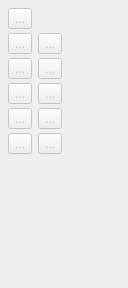
             <widget class="QWidget" name="points_Page">
              <property name="geometry">
               <rect>
                <x>0</x>
                <y>0</y>
                <width>128</width>
                <height>288</height>
               </rect>
              </property>
              <property name="sizePolicy">
               <sizepolicy hsizetype="Preferred" vsizetype="Preferred">
                <horstretch>0</horstretch>
                <verstretch>0</verstretch>
               </sizepolicy>
              </property>
              <property name="minimumSize">
               <size>
                <width>118</width>
                <height>0</height>
               </size>
              </property>
              <property name="maximumSize">
               <size>
                <width>16777215</width>
                <height>16777215</height>
               </size>
              </property>
              <property name="toolTip">
               <string>Tools for creating points.</string>
              </property>
              <attribute name="icon">
               <iconset resource="share/resources/toolicon.qrc">
                <normaloff>:/toolicon/32x32/points_toolbox.png</normaloff>:/toolicon/32x32/points_toolbox.png</iconset>
              </attribute>
              <attribute name="label">
               <string>Point</string>
              </attribute>
              <attribute name="toolTip">
               <string>Point</string>
              </attribute>
              <layout class="QFormLayout" name="formLayout_6">
               <property name="fieldGrowthPolicy">
                <enum>QFormLayout::AllNonFixedFieldsGrow</enum>
               </property>
               <property name="verticalSpacing">
                <number>4</number>
               </property>
               <property name="leftMargin">
                <number>8</number>
               </property>
               <property name="topMargin">
                <number>8</number>
               </property>
               <property name="rightMargin">
                <number>8</number>
               </property>
               <property name="bottomMargin">
                <number>8</number>
               </property>
               <item row="4" column="1">
                <widget class="QToolButton" name="bisector_ToolButton">
                 <property name="enabled">
                  <bool>false</bool>
                 </property>
                 <property name="toolTip">
                  <string>Point - On Bisector (O, B)</string>
                 </property>
                 <property name="text">
                  <string notr="true">...</string>
                 </property>
                 <property name="icon">
                  <iconset resource="share/resources/toolicon.qrc">
                   <normaloff>:/toolicon/32x32/bisector.png</normaloff>:/toolicon/32x32/bisector.png</iconset>
                 </property>
                 <property name="iconSize">
                  <size>
                   <width>32</width>
                   <height>32</height>
                  </size>
                 </property>
                 <property name="checkable">
                  <bool>true</bool>
                 </property>
                </widget>
               </item>
               <item row="7" column="0">
                <widget class="QToolButton" name="shoulderPoint_ToolButton">
                 <property name="enabled">
                  <bool>false</bool>
                 </property>
                 <property name="toolTip">
                  <string>Point - Length to Line (P, S)</string>
                 </property>
                 <property name="text">
                  <string notr="true">...</string>
                 </property>
                 <property name="icon">
                  <iconset resource="share/resources/toolicon.qrc">
                   <normaloff>:/toolicon/32x32/shoulder.png</normaloff>:/toolicon/32x32/shoulder.png</iconset>
                 </property>
                 <property name="iconSize">
                  <size>
                   <width>32</width>
                   <height>32</height>
                  </size>
                 </property>
                 <property name="checkable">
                  <bool>true</bool>
                 </property>
                </widget>
               </item>
               <item row="7" column="1">
                <widget class="QToolButton" name="intersect_arc_line_toolbutton">
                 <property name="enabled">
                  <bool>false</bool>
                 </property>
                 <property name="toolTip">
                  <string>Point - Intersect Arc and Line (A, L)</string>
                 </property>
                 <property name="text">
                  <string notr="true">...</string>
                 </property>
                 <property name="icon">
                  <iconset resource="share/resources/toolicon.qrc">
                   <normaloff>:/toolicon/32x32/point_intersect_arc_line.png</normaloff>:/toolicon/32x32/point_intersect_arc_line.png</iconset>
                 </property>
                 <property name="iconSize">
                  <size>
                   <width>32</width>
                   <height>32</height>
                  </size>
                 </property>
                 <property name="checkable">
                  <bool>true</bool>
                 </property>
                </widget>
               </item>
               <item row="9" column="0">
                <widget class="QToolButton" name="triangle_ToolButton">
                 <property name="enabled">
                  <bool>false</bool>
                 </property>
                 <property name="toolTip">
                  <string>Point - Intersect Axis and Triangle (X, T)</string>
                 </property>
                 <property name="text">
                  <string notr="true">...</string>
                 </property>
                 <property name="icon">
                  <iconset resource="share/resources/toolicon.qrc">
                   <normaloff>:/toolicon/32x32/triangle.png</normaloff>:/toolicon/32x32/triangle.png</iconset>
                 </property>
                 <property name="iconSize">
                  <size>
                   <width>32</width>
                   <height>32</height>
                  </size>
                 </property>
                 <property name="checkable">
                  <bool>true</bool>
                 </property>
                </widget>
               </item>
               <item row="9" column="1">
                <widget class="QToolButton" name="pointIntersectXY_ToolButton">
                 <property name="enabled">
                  <bool>false</bool>
                 </property>
                 <property name="toolTip">
                  <string>Point - Intersect XY (X, Y)</string>
                 </property>
                 <property name="text">
                  <string notr="true">...</string>
                 </property>
                 <property name="icon">
                  <iconset resource="share/resources/toolicon.qrc">
                   <normaloff>:/toolicon/32x32/point_intersectxy_icon.png</normaloff>:/toolicon/32x32/point_intersectxy_icon.png</iconset>
                 </property>
                 <property name="iconSize">
                  <size>
                   <width>32</width>
                   <height>32</height>
                  </size>
                 </property>
                 <property name="checkable">
                  <bool>true</bool>
                 </property>
                </widget>
               </item>
               <item row="11" column="0">
                <widget class="QToolButton" name="height_ToolButton">
                 <property name="enabled">
                  <bool>false</bool>
                 </property>
                 <property name="toolTip">
                  <string>Point - Intersect Line and Perpendicular (L, P)</string>
                 </property>
                 <property name="text">
                  <string notr="true">...</string>
                 </property>
                 <property name="icon">
                  <iconset resource="share/resources/toolicon.qrc">
                   <normaloff>:/toolicon/32x32/height.png</normaloff>:/toolicon/32x32/height.png</iconset>
                 </property>
                 <property name="iconSize">
                  <size>
                   <width>32</width>
                   <height>32</height>
                  </size>
                 </property>
                 <property name="checkable">
                  <bool>true</bool>
                 </property>
                </widget>
               </item>
               <item row="11" column="1">
                <widget class="QToolButton" name="lineIntersectAxis_ToolButton">
                 <property name="enabled">
                  <bool>false</bool>
                 </property>
                 <property name="toolTip">
                  <string>Point - Intersect Line and Axis (L, X)</string>
                 </property>
                 <property name="text">
                  <string notr="true">...</string>
                 </property>
                 <property name="icon">
                  <iconset resource="share/resources/toolicon.qrc">
                   <normaloff>:/toolicon/32x32/line_intersect_axis.png</normaloff>:/toolicon/32x32/line_intersect_axis.png</iconset>
                 </property>
                 <property name="iconSize">
                  <size>
                   <width>32</width>
                   <height>32</height>
                  </size>
                 </property>
                 <property name="checkable">
                  <bool>true</bool>
                 </property>
                </widget>
               </item>
               <item row="4" column="0">
                <widget class="QToolButton" name="normal_ToolButton">
                 <property name="enabled">
                  <bool>false</bool>
                 </property>
                 <property name="toolTip">
                  <string>Point - On Perpendicular (O, P)</string>
                 </property>
                 <property name="text">
                  <string notr="true">...</string>
                 </property>
                 <property name="icon">
                  <iconset resource="share/resources/toolicon.qrc">
                   <normaloff>:/toolicon/32x32/normal.png</normaloff>:/toolicon/32x32/normal.png</iconset>
                 </property>
                 <property name="iconSize">
                  <size>
                   <width>32</width>
                   <height>32</height>
                  </size>
                 </property>
                 <property name="checkable">
                  <bool>true</bool>
                 </property>
                </widget>
               </item>
               <item row="0" column="0">
                <widget class="QToolButton" name="pointAtDistanceAngle_ToolButton">
                 <property name="enabled">
                  <bool>false</bool>
                 </property>
                 <property name="toolTip">
                  <string>Point - Length and Angle (L, A)</string>
                 </property>
                 <property name="text">
                  <string notr="true">...</string>
                 </property>
                 <property name="icon">
                  <iconset resource="share/resources/toolicon.qrc">
                   <normaloff>:/toolicon/32x32/segment.png</normaloff>:/toolicon/32x32/segment.png</iconset>
                 </property>
                 <property name="iconSize">
                  <size>
                   <width>32</width>
                   <height>32</height>
                  </size>
                 </property>
                 <property name="checkable">
                  <bool>true</bool>
                 </property>
                </widget>
               </item>
               <item row="3" column="0">
                <widget class="QToolButton" name="alongLine_ToolButton">
                 <property name="enabled">
                  <bool>false</bool>
                 </property>
                 <property name="toolTip">
                  <string>Point - On Line (O, L)</string>
                 </property>
                 <property name="text">
                  <string notr="true">...</string>
                 </property>
                 <property name="icon">
                  <iconset resource="share/resources/toolicon.qrc">
                   <normaloff>:/toolicon/32x32/along_line.png</normaloff>:/toolicon/32x32/along_line.png</iconset>
                 </property>
                 <property name="iconSize">
                  <size>
                   <width>32</width>
                   <height>32</height>
                  </size>
                 </property>
                 <property name="checkable">
                  <bool>true</bool>
                 </property>
                </widget>
               </item>
               <item row="3" column="1">
                <widget class="QToolButton" name="midpoint_ToolButton">
                 <property name="enabled">
                  <bool>false</bool>
                 </property>
                 <property name="toolTip">
                  <string>Point - Midpoint on Line (Shift+O, Shift+L)</string>
                 </property>
                 <property name="text">
                  <string notr="true">...</string>
                 </property>
                 <property name="icon">
                  <iconset resource="share/resources/toolicon.qrc">
                   <normaloff>:/toolicon/32x32/midpoint.png</normaloff>:/toolicon/32x32/midpoint.png</iconset>
                 </property>
                 <property name="iconSize">
                  <size>
                   <width>32</width>
                   <height>32</height>
                  </size>
                 </property>
                 <property name="checkable">
                  <bool>true</bool>
                 </property>
                </widget>
               </item>
              </layout>
             </widget>
